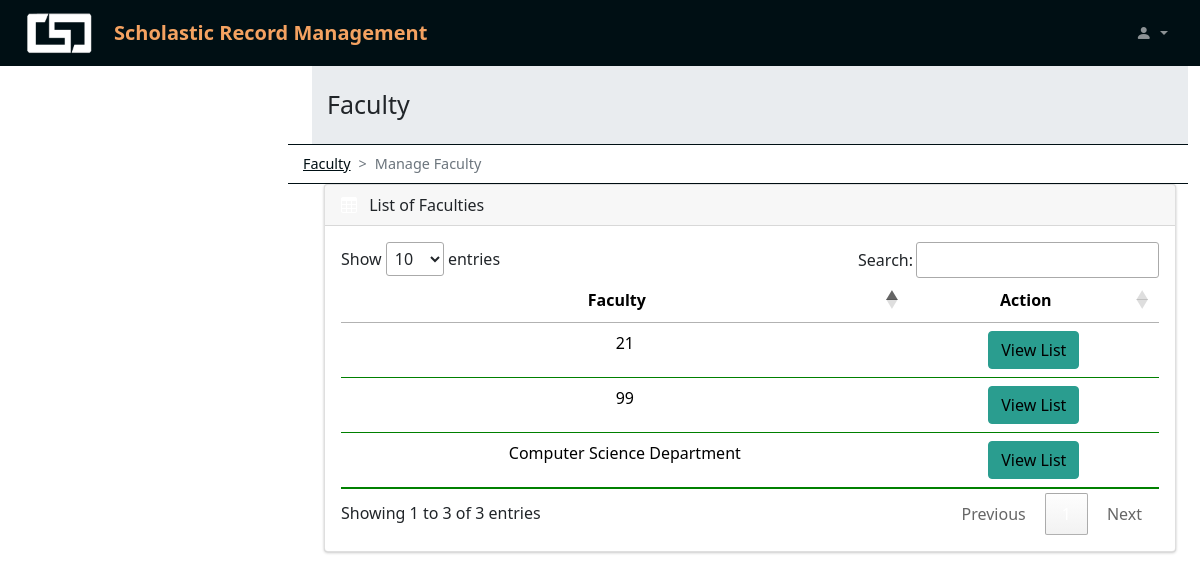
The page /_manage-faculty.php (signed in) on the database its author committed.
### tables this page shows
CREATE TABLE `srms_tbldepartment` (
  `dept_id` int(11) NOT NULL,
  `Department` varchar(120) NOT NULL
);

### _manage-faculty.php (the view, shortened to what this page needs)
<?php
include('./includes/config.php');
if (isset($_SESSION['uname'])) {
?>
    <!DOCTYPE html>
    <html lang="en">
    <head>
        <link rel="stylesheet" href="./assets/css/style.css">
        <link rel="stylesheet" href="./node_modules/bootstrap-icons/font/bootstrap-icons.css">
        <link rel="stylesheet" href="./node_modules/bootstrap-icons/font/bootstrap-icons.css">
        <link rel="stylesheet" href="https://cdn.datatables.net/1.11.5/css/jquery.dataTables.min.css">
    </head>
    <body>
        <nav class="navbar navbar-expand-lg navbar-dark bg-blue-dark fixed-top">
            <div class="container-fluid">
                <a href="#" class="logo">
                    <img src="./assets/image/csd.png" alt="logo image">
                </a>
                <a class="navbar-brand" href="https://ucc-caloocan.edu.ph/">
                    Scholastic Record Management
                </a>
                <div class="collapse navbar-collapse" id="topNavBar">
                    <ul class="navbar-nav d-flex ms-auto my-3 my-lg-0">
                        <li class="nav-item dropdown">
                            <a class="nav-link dropdown-toggle ms-2" href="#" role="button" data-bs-toggle="dropdown" aria-expanded="false">
                                <i class="bi bi-person-fill"></i>
                            </a>
                        </li>
                    </ul>
                </div>
            </div>
        </nav>
        <main class="mt-5 pt-3">
            <div class="container-fluid">
                <div class="row">
                    <div class="col-md-12 p-header">
                        Faculty
                    </div>
                </div>
            </div>
            <div style="--bs-breadcrumb-divider: '>';" aria-label="breadcrumb" class="row breadcrumb-div">
                <ol class="breadcrumb">
                    <li class="breadcrumb-item"><a href="#">Faculty</a></li>
                    <li class="breadcrumb-item active" aria-current="page">Manage Faculty</li>
                </ol>
            </div>
            <section>
                <div class="container-fluid">
                    <div class="row">
                        <div class="col-md-12 mb-3">
                            <div class="card">
                                <div class="card-header">
                                    <span><i class="bi bi-table me-2"></i></span> List of Faculties
                                </div>
                                <div class="card-body">
                                    <div class="table-responsive">
                                        <table id="example" class="table hover data-table" style="width: 100%">
                                            <thead>
                                                <tr>
                                                    <th class="text-center">Faculty</th>
                                                    <th class="text-center">Action</th>
                                                </tr>
                                            </thead>
                                            <tbody>
                                                <?php $sql = "SELECT srms_tbldepartment.dept_id, srms_tbldepartment.Department from srms_tbldepartment";
                                                $query = $dbh->prepare($sql);
                                                $query->execute();
                                                $results = $query->fetchAll(PDO::FETCH_OBJ);
                                                if ($query->rowCount() > 0) {
                                                    foreach ($results as $result) {   ?>
                                                        <tr>
                                                            <td class="text-center"><?php echo htmlentities($result->Department); ?></td>
                                                            <td class="text-center">
                                                                <a href="views/view_prof.php?dept_id=<?php echo htmlentities($result->dept_id); ?>  "><button type="button" class="btn btn-success">View List</button></a>
                                                            </td>
                                                        </tr>
                                                <?php $cnt = $cnt + 1;
                                                    }
                                                } ?>
                                            </tbody>
                                        </table>
                                    </div>
                                </div>
                            </div>
                        </div>
                    </div>
            </section>
        </main>
    <?php
} else {
    header("location:login.php");
}
    ?>
    </body>
    </html>

### rows shown on the page
srms_tbldepartment: Department "Computer Science Department"
srms_tbldepartment: Department "99"
srms_tbldepartment: Department "21"
